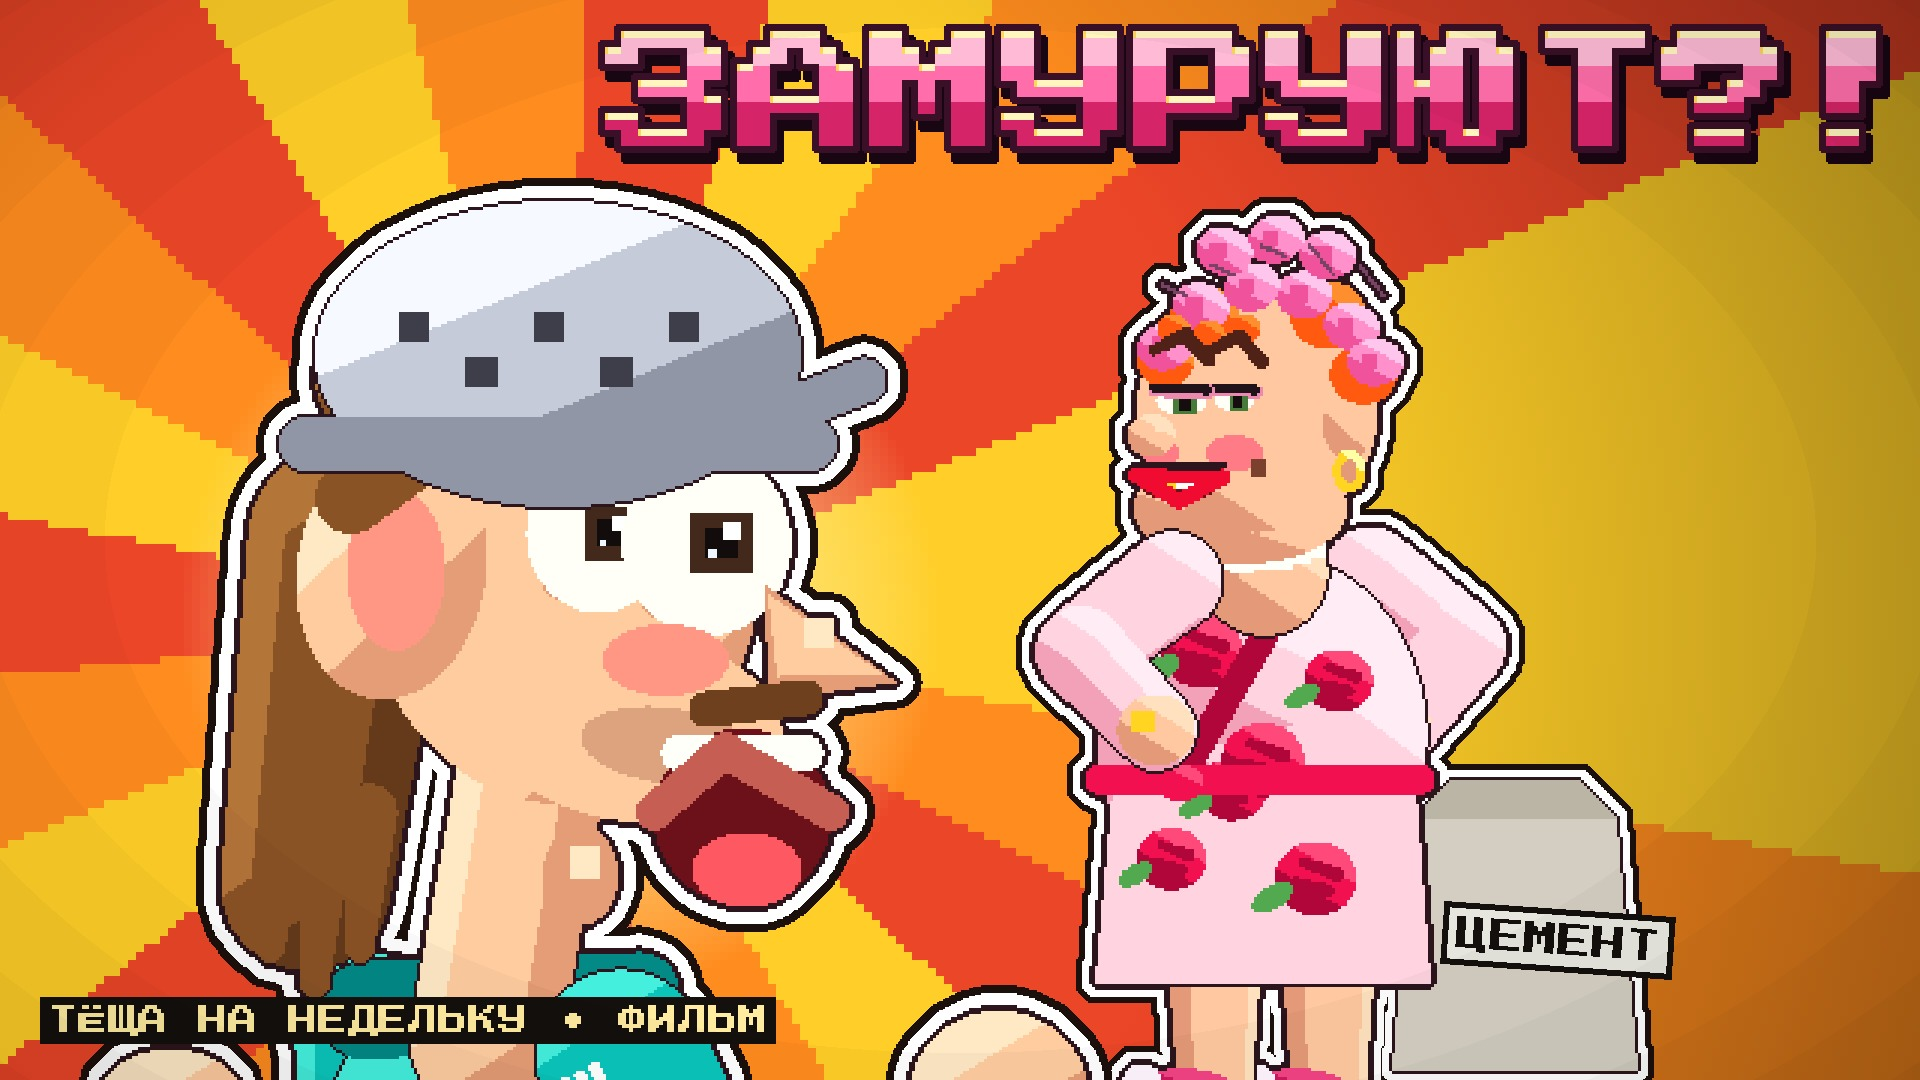

This chart was generated by the following Python code:
"""16:9 cover for «ТЁЩА НА НЕДЕЛЬКУ: ЗАГОВОР» by the CTR rules (docs/covers.md): Tolik's huge terrified face in the colander helmet
(left, ~50 % of the height), Raisa smaller on the right, sweetly smiling with a cement sack; warm sunburst; one huge word «ЗАМУРУЮТ?!»
(complements the video title, does not spoil the twists); bottom-right timestamp corner empty. Code only.
  python3 cover.py  -> cover.png / cover.jpg / cover_small.png"""
import movie as MV
from movie import *
import thumb16 as TH

Wd, Hd = OUT_W, OUT_H
big = TH.sunburst(Wd, Hd, (560, 620), [(255, 206, 40), (255, 140, 30), (236, 70, 40)], rays=22, px=8, core_r=380, rot=0.1)
v = view_at(ROOM, 320, 180, 1.0, SX, SY)                      # any view: only its camera maths is used


def draw_tolik(CH):
    MV.tol(CH, v, 1.0, 165, 1006, 30.0, pose=dict(T.TPOSE['shock'], n=(5.6, 21.4), f=(-3.6, 21.0)), expr='scream', m=1.0,
           colander=1.0, look=0.5)


def draw_raisa(CH):
    L = Layer(v.wcam()); MV.sack(L, 505, 356, 1.2); CH.add(L)
    MV.rai(CH, v, 1.0, 425, 360, 11.0, flip=True, pose='hips', expr='sweet', look=-0.6)


hero = TH.sticker(TH.boost(TH.rgba(draw_tolik, K.begin)), 12, 20)
side = TH.sticker(TH.boost(TH.rgba(draw_raisa, K.begin)), 9, 15)
O.overlay(big, side, 0, 0, 1.0)
O.overlay(big, hero, 0, 0, 1.0)
plate = TH.rot(TH.pixel_text('ЦЕМЕНТ', 34, (20, 16, 14), bg=(230, 230, 222), border=(20, 16, 14), pad=8), -4)
O.overlay(big, plate, 1440, 900, 1.0)
from endcard import _trim
title = _trim(K.hook_title(['ЗАМУРУЮТ?!'], 132, width=1500))
O.overlay(big, title, Wd - title.shape[1] - 30, 24, 1.0)
tag = TH.pixel_text('ТЁЩА НА НЕДЕЛЬКУ • ФИЛЬМ', 30, (255, 236, 160), bg=(20, 16, 14), pad=8, bw=0)
O.overlay(big, tag, 40, Hd - tag.shape[0] - 36, 1.0)
fx.vignette(big, 0.16)
TH.save(big, HERE, 'cover')
